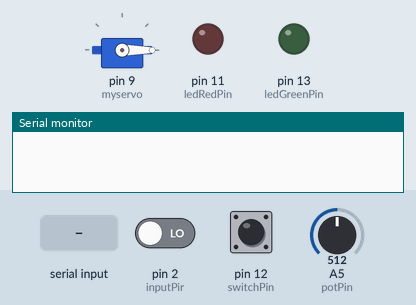
Bench run of a sketch on a simulated Arduino Uno, built with avr-gcc and run on an emulated ATmega328P. On the bench: servo, output pins drawn as LEDs (lit = HIGH), the last lines printed to the serial monitor. Inputs (shaded band) come from the test bench; at power-on: pin 12 (switchPin) LOW, pin 2 (inputPir) LOW, A5 (potPin) = 512.

Above: at 1.2 s.
1.3 s: pin 12 (switchPin) pulled HIGH for 0.15 s
At 1.37 s:
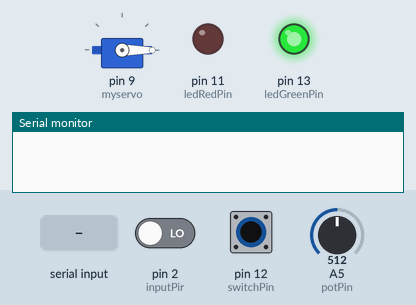
2.9 s: "a" received over the second serial link
At 3.6 s:
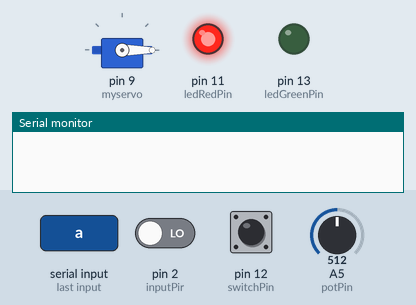
4.4 s: "b" received over the second serial link
At 4.8 s:
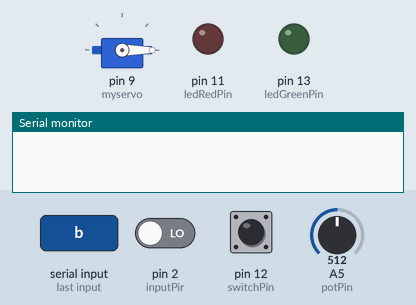
5.9 s: pin 12 (switchPin) pulled HIGH for 3.2 s
At 7.1 s:
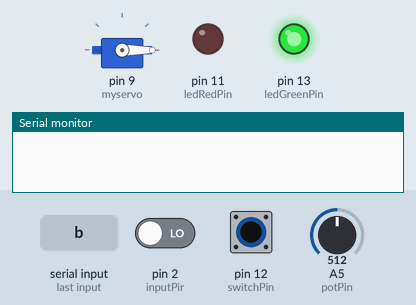
10.6 s: pin 2 (inputPir) driven HIGH and pin 12 (switchPin) driven HIGH
At 12.0 s:
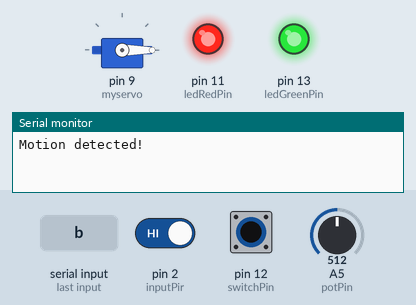
13.0 s: pin 2 (inputPir) driven LOW
At 13.15 s:
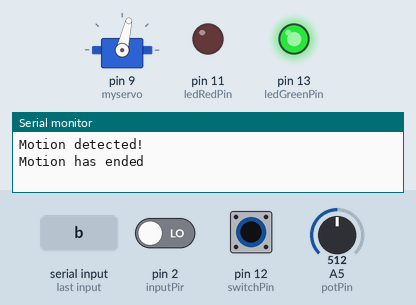
Timing chart, 0 to 16.0 s (numbered marks = the images above; inputs shaded):
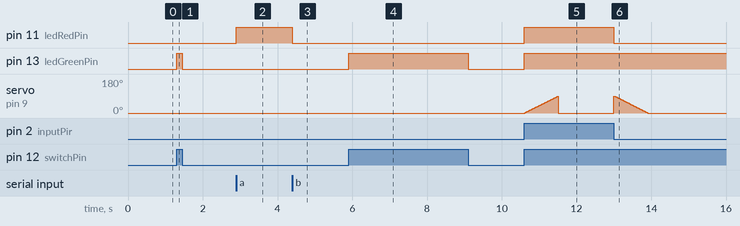

Measured:
- after the input at 1.3 s, pin 13 (ledGreenPin): LOW → HIGH at once, → LOW 0.15 s later
- after the input at 2.9 s, pin 11 (ledRedPin): LOW → HIGH at once
- after the input at 4.4 s, pin 11 (ledRedPin): HIGH → LOW at once
- after the input at 5.9 s, pin 13 (ledGreenPin): LOW → HIGH at once, → LOW 3.2 s later
- after the input at 10.6 s, pin 11 (ledRedPin), pin 13 (ledGreenPin): LOW → HIGH at once; servo on pin 9 (myservo): rises from 0° to 90° in 0.89 s, then falls to 0° in 0.01 s
- after the input at 13.0 s, pin 11 (ledRedPin): HIGH → LOW at once

The sketch:

Capstone_Design_Project.ino
```cpp
 /*** Header Blocks ***
 *FileName: Capstone_Design_Project
 *Title: Automatic Door
 *Description: Using the PIR Motion Sensor and other various components to detect people to walk through door automatically.
 *Hardware Required: Arduino UNO R3
 *Arduino 1.8.9
 *Programmer Name: Huilin Chen
 *Date: 10/3/2019
 *Code Version: 0.0.0.10
 ***/

//libraries
#include <Servo.h>
#include "SoftwareSerial.h"
SoftwareSerial myBluetooth(3,4); //RX = pin 3, Tx = pin 4
Servo myservo;

//Define pins
/*Potentiometer Pins*/
int potPin = A5; //This is an Analog pin used to connect the potentiometer
/*PIR Motion Sensor*/
int inputPir = 2; //The input pin for PIR sensor
/*Slide Switch*/
int switchPin = 12; //switch is connected to pin 12
/*LED*/
int ledRedPin = 11; //Pin for Red LED
int ledGreenPin = 13; //Pin for Green LED
/*States & status*/
int pirState = LOW; //initallizing the PIR sensor to be set to LOW
int pirVal = 0; //Reading the pin status for PIR Sensor
int servoVal = 0; //Reading the pin status for Servo Motor
int switchState = 0; //Reading in the switch status
int potVal = 0; //reading in the analog for potentiometer
char incoming_Values; //Storing the incoming value from the bluetooth
/*potentiometer's output value for speed*/
int outputValue = 0;
/*Servo Motor Position Variable*/
int pos = 0;

/*Function be set on the bottom of loop*/
void bluetooth_App();
void motion_Servo();
void switching_System();

void setup() {
  // put your setup code here, to run once:
  Serial.begin(9600); //Data communication
  myservo.attach(9); //Servo motor is attached to pin 9
  pinMode(ledRedPin, OUTPUT); // LED Pin output
  pinMode(ledGreenPin,OUTPUT);
  pinMode(inputPir, INPUT); //declaring sensor as input
  pinMode(switchPin, INPUT); //declaring switch as input
  myBluetooth.begin(9600);
}

void loop() {
  // put your main code here, to run repeatedly:
  pirVal = digitalRead(inputPir); //Reading in the input value for PIR
  switchState = digitalRead(switchPin); //Reading in the state of the switch value
  potVal = analogRead(potPin); // analog read the potentiometer's value
  outputValue = map(potVal, 0, 1023, 0, 20); //mapping the potentiometer to a certain limit of number

  switching_System();//To turn on and off the system using a switch
  bluetooth_App();//Using bluetooth to control the LED and Door
}

//Bluetooth to the APP
void bluetooth_App(){
  //bluetooth to App
  if(myBluetooth.available()>0){ //any value that is greater than 0
    incoming_Values = myBluetooth.read(); //we are now storing the value
    if(incoming_Values == 'a'){ //when the app sends 'a'
      digitalWrite(ledRedPin, HIGH); //LED would be on
    }
    if(incoming_Values == 'b'){ //When the app sends 'b'
      digitalWrite(ledRedPin, LOW); //LED would be off
    }
    if(incoming_Values == 'c'){ //When the app sends 'c'
      motion_Servo(); //motion sensor is on
    }
    if(incoming_Values == 'd'){ //when the app sends 'd'
    }
  }
}

//turning the switch on and off
void switching_System(){
  if(switchState == HIGH){ //When the switch is HIGH
    myservo.write(0); //starting position will always be 0
    digitalWrite(ledGreenPin,HIGH); //Green LED is on
    motion_Servo(); //Starts the motion sensor on

  }
  else
  {
    myservo.write(0); //Otherwise, servo starts at position 0
    digitalWrite(ledGreenPin,LOW); //Green LED is OFF
  }
}

//servo motor is moving by the PIR Sensor
void motion_Servo(){
  //Data processing
  if (pirVal == HIGH){ //checking if the input for PIR is HIGH
    digitalWrite(ledRedPin, HIGH); //If Input PIR is HIGH, LED is On
    if (pirState == LOW){
      Serial.println("Motion detected!");
      pirState = HIGH;
      for (pos = 0; pos <= 90; pos++) {  //Goes from 0 to 90 degrees
        myservo.write(pos);              // tell servo to go to position in variable 'pos'
        delay(outputValue);              // uses the potentiometer to change speed in ms
      }
    }
  }

  else{
    digitalWrite(ledRedPin, LOW); // Turning LED OFF
      if(pirState == HIGH){
        pirState = LOW;
        Serial.println("Motion has ended");
        for (pos = 90; pos >= 0; pos--) {  // goes from 90 degrees to 0 degrees
          myservo.write(pos);              // tell servo to go to position in variable 'pos'
          delay(outputValue);              // uses the potentiometer to change speed in ms
        }
      }
}}
```
